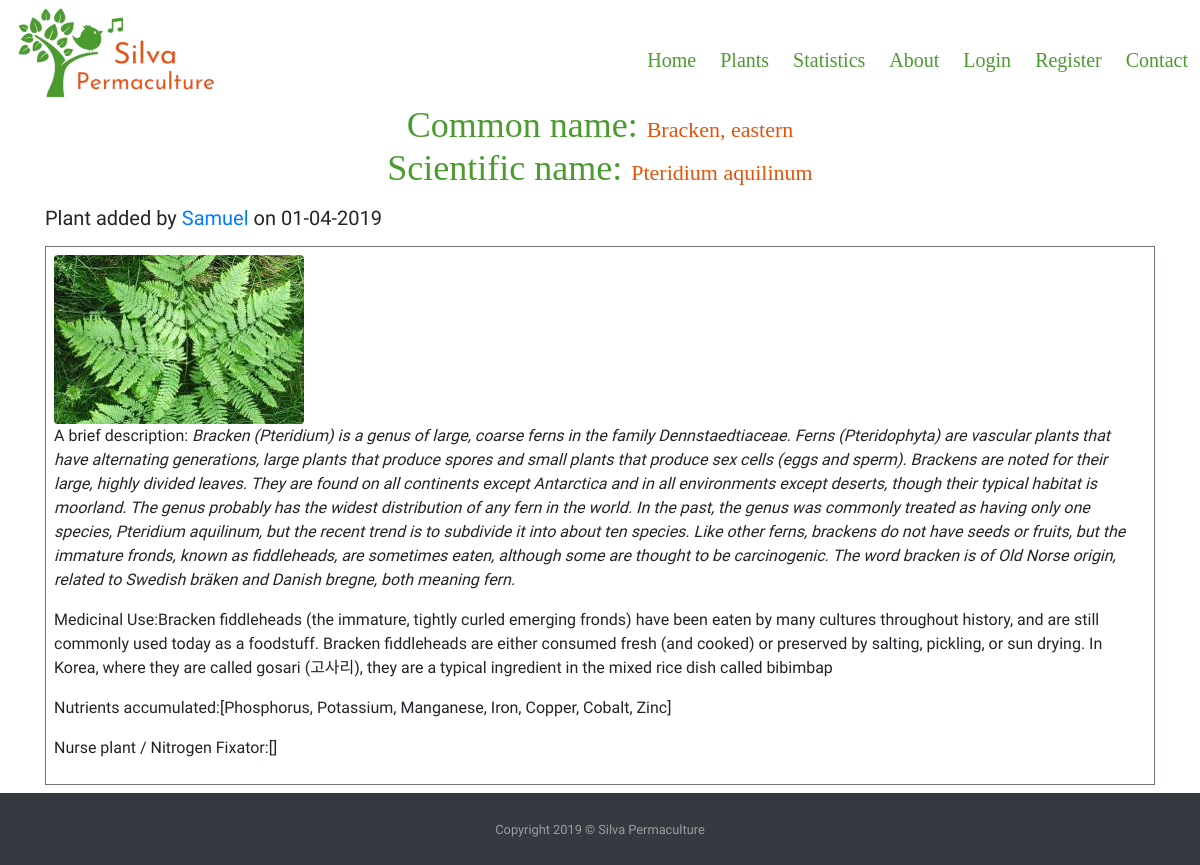
Page /plants/4 on the committed database.
### silvapermaculture/models.py (models this page shows, shortened)
class Plants(db.Model):
    id = db.Column(db.Integer, primary_key=True)
    common_name = db.Column(db.String(40), nullable=False)
    botanical_name = db.Column(db.String(80), unique=True, nullable=False)
    short_description = db.Column(db.Text, nullable=False)
    medicinal = db.Column(db.Text, nullable=False)
    image_file = db.Column(db.String(20), default='default_plant_pic.jpg')
    date_added = db.Column(db.DateTime, nullable=False, default=datetime.utcnow)
    user_id = db.Column(db.Integer, db.ForeignKey('user.id'), nullable=False)
    dna = db.relationship('DNA', secondary = plants_dna_table)  # Dynamic_Nutrient_Accumulated
    nfn = db.relationship('NFN', secondary = plants_nfn_table)  # Nitrogen_Fixers_Nursing

class User(db.Model, UserMixin):
    id = db.Column(db.Integer, primary_key=True)
    username = db.Column(db.String(20), unique=True, nullable=False)
    password = db.Column(db.String(60), nullable=False)
    image_file = db.Column(db.String(20), nullable=False, default = 'default.png')
    add_plants = db.relationship('Plants', backref = 'author', lazy=True)

class DNA(db.Model):
    id = db.Column(db.Integer, primary_key=True)
    element = db.Column(db.String(15))
    def __repr__(self):
        return '{}'.format(self.element)

### silvapermaculture/routes.py (the view)
@app.route("/plants/<int:plant_id>")
def plant(plant_id):
    plant = Plants.query.get_or_404(plant_id)
    return render_template('plant.html', title=plant.common_name, plant=plant)

### silvapermaculture/templates/plant.html (shortened to what this page needs)
{% extends "layout.html" %}
    {% block content %}
        <div class="row">
            <div class="col-12">
                <h1 class="text-center" id="heading">Common name: <span class="titles">{{ plant.common_name }}</span><br/>
                Scientific name: <span class="titles">{{ plant.botanical_name }} </span></h1>
            </div>
        </div>
        <div class="row">
            <div class="col-12 col-lg-9">
                <h5 class="my-2 text-left">Plant added by <a href="#">{{ plant.author.username }}</a>
                    on {{ plant.date_added.strftime('%d-%m-%Y') }}</h5>
            </div>
        </div>
        <div class="row">
            <div class="col-12">
                <div class="my-2 p-2 border border-secondary">
                    <img class="img-fluid rounded " src="{{ url_for('static', filename='img/plants/' + plant.image_file) }}"  alt="Default plant image"/>
                    <p class="text-left">A brief description: <em>{{ plant.short_description }}</em> </p>
                    <p class="text-left">Medicinal Use:{{ plant.medicinal }}</p>
                    <p class="text-left">Nutrients accumulated:{{plant.dna }}</p>
                    <p class="text-left">Nurse plant / Nitrogen Fixator:{{ plant.nfn }}</p>
                </div>
            </div>
        </div>
    {% endblock content %} #Jinja2 allows to put the name of the block here so to know which block is closing if we have multiple.

### silvapermaculture/static/css/style.css (style rules this page uses)
body { font-family: "Mali",cursive; }
#heading { color: #4B9B2F; font-size: 36px; font-family: 'Josefin Sans'; }
.titles { color: #E5530B; font-family: 'Josefin Sans'; font-size:22px }

### rows in the picture
Plants: common_name "Bracken, eastern", botanical_name "Pteridium aquilinum", date_added "01-04-2019", image_file (picture), short_description "Bracken (Pteridium) is a genus of large, coarse ferns in the family Dennstaedtiaceae. Ferns (Pteridophyta) are vascular plants that have alternating generations, large plants that produce spores and small plants that produce sex cells (eggs and sperm). Brackens are noted for their large, highly divided leaves. They are found on all continents except Antarctica and in all environments except deserts, though their typical habitat is moorland. The genus probably has the widest distribution of any fern in the world. In the past, the genus was commonly treated as having only one species, Pteridium aquilinum, but the recent trend is to subdivide it into about ten species. Like other ferns,…", medicinal "Bracken fiddleheads (the immature, tightly curled emerging fronds) have been eaten by many cultures throughout history, and are still commonly used today as a foodstuff. Bracken fiddleheads are either consumed fresh (and cooked) or preserved by salting, pickling, or sun drying. In Korea, where they are called gosari (고사리), they are a typical ingredient in the mixed rice dish called bibimbap"
User: author.username "Samuel"
DNA: dna "[Phosphorus, Potassium, Manganese, Iron, Copper, Cobalt, Zinc]"

### other values in the picture
{{ plant.nfn }} "[]"
